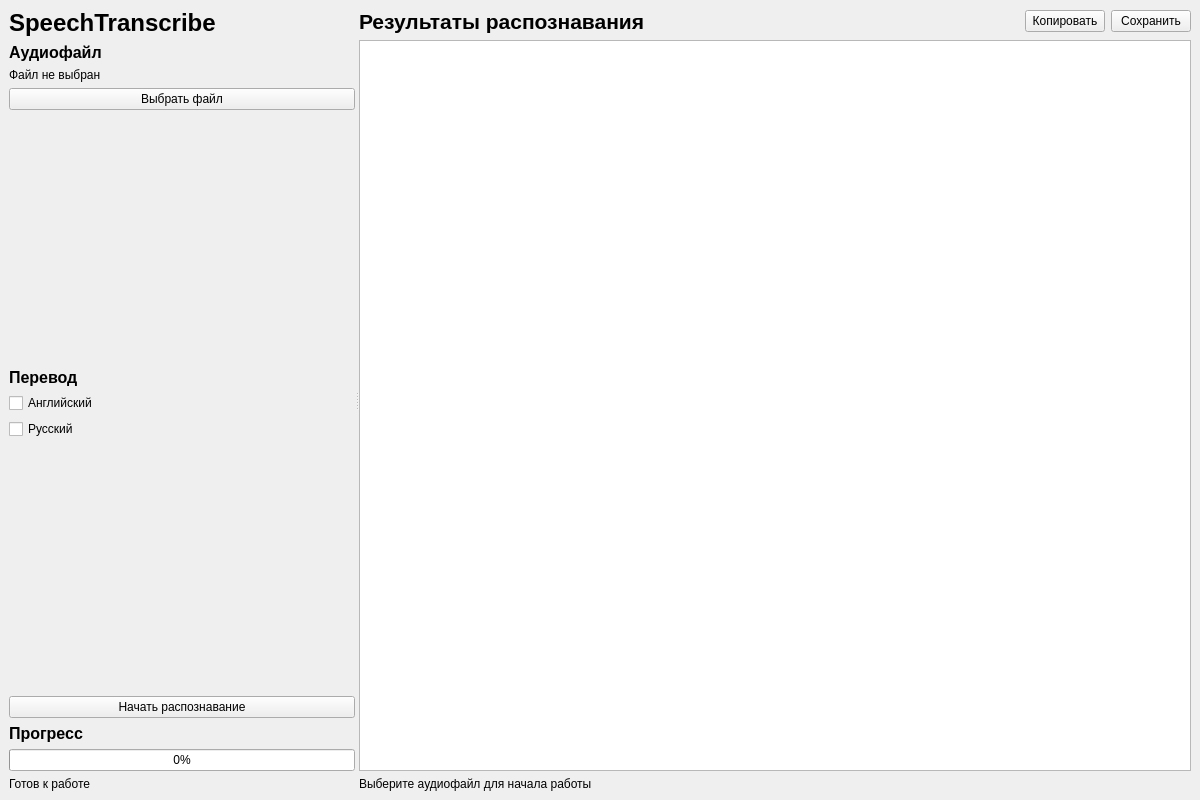
<?xml version="1.0" encoding="UTF-8"?>
<ui version="4.0">
 <class>SpeechRecognitionApp</class>
 <widget class="QMainWindow" name="SpeechRecognitionApp">
  <property name="geometry">
   <rect>
    <x>0</x>
    <y>0</y>
    <width>1200</width>
    <height>800</height>
   </rect>
  </property>
  <property name="minimumSize">
   <size>
    <width>1200</width>
    <height>800</height>
   </size>
  </property>
  <property name="windowTitle">
   <string>SpeechTranscribe</string>
  </property>
  <widget class="QWidget" name="centralwidget">
   <layout class="QHBoxLayout" name="horizontalLayout">
    <item>
     <widget class="QSplitter" name="main_splitter">
      <property name="orientation">
       <enum>Qt::Horizontal</enum>
      </property>
      <widget class="QWidget" name="left_panel">
       <property name="maximumSize">
        <size>
         <width>350</width>
         <height>16777215</height>
        </size>
       </property>
       <layout class="QVBoxLayout" name="left_layout">
        <item>
         <widget class="QLabel" name="app_title">
          <property name="font">
           <font>
            <family>Arial</family>
            <pointsize>18</pointsize>
            <bold>true</bold>
           </font>
          </property>
          <property name="text">
           <string>SpeechTranscribe</string>
          </property>
         </widget>
        </item>
        <item>
         <layout class="QVBoxLayout" name="upload_layout">
          <item>
           <widget class="QLabel" name="upload_title">
            <property name="font">
             <font>
              <family>Arial</family>
              <pointsize>12</pointsize>
              <bold>true</bold>
             </font>
            </property>
            <property name="text">
             <string>Аудиофайл</string>
            </property>
           </widget>
          </item>
          <item>
           <widget class="QLabel" name="audio_path_label">
            <property name="text">
             <string>Файл не выбран</string>
            </property>
            <property name="wordWrap">
             <bool>true</bool>
            </property>
           </widget>
          </item>
          <item>
           <widget class="QPushButton" name="select_audio_btn">
            <property name="text">
             <string>Выбрать файл</string>
            </property>
           </widget>
          </item>
         </layout>
        </item>
        <item>
         <spacer name="verticalSpacer_1">
          <property name="orientation">
           <enum>Qt::Vertical</enum>
          </property>
          <property name="sizeHint" stdset="0">
           <size>
            <width>20</width>
            <height>15</height>
           </size>
          </property>
         </spacer>
        </item>
        <item>
         <layout class="QVBoxLayout" name="settings_layout">
          <item>
           <widget class="QLabel" name="settings_title">
            <property name="font">
             <font>
              <family>Arial</family>
              <pointsize>12</pointsize>
              <bold>true</bold>
             </font>
            </property>
            <property name="text">
             <string>Перевод</string>
            </property>
           </widget>
          </item>
          <item>
           <widget class="QCheckBox" name="translate_en">
            <property name="text">
             <string>Английский</string>
            </property>
           </widget>
          </item>
          <item>
           <widget class="QCheckBox" name="translate_ru">
            <property name="text">
             <string>Русский</string>
            </property>
           </widget>
          </item>
         </layout>
        </item>
        <item>
         <spacer name="verticalSpacer_2">
          <property name="orientation">
           <enum>Qt::Vertical</enum>
          </property>
          <property name="sizeHint" stdset="0">
           <size>
            <width>20</width>
            <height>15</height>
           </size>
          </property>
         </spacer>
        </item>
        <item>
         <widget class="QPushButton" name="process_btn">
          <property name="text">
           <string>Начать распознавание</string>
          </property>
         </widget>
        </item>
        <item>
         <layout class="QVBoxLayout" name="progress_layout">
          <item>
           <widget class="QLabel" name="progress_title">
            <property name="font">
             <font>
              <family>Arial</family>
              <pointsize>12</pointsize>
              <bold>true</bold>
             </font>
            </property>
            <property name="text">
             <string>Прогресс</string>
            </property>
           </widget>
          </item>
          <item>
           <widget class="QProgressBar" name="progress_bar">
            <property name="value">
             <number>0</number>
            </property>
           </widget>
          </item>
          <item>
           <widget class="QLabel" name="progress_label">
            <property name="text">
             <string>Готов к работе</string>
            </property>
           </widget>
          </item>
         </layout>
        </item>
       </layout>
      </widget>
      <widget class="QWidget" name="right_panel">
       <layout class="QVBoxLayout" name="right_layout">
        <item>
         <layout class="QHBoxLayout" name="results_header_layout">
          <item>
           <widget class="QLabel" name="results_title">
            <property name="font">
             <font>
              <family>Arial</family>
              <pointsize>16</pointsize>
              <bold>true</bold>
             </font>
            </property>
            <property name="text">
             <string>Результаты распознавания</string>
            </property>
           </widget>
          </item>
          <item>
           <spacer name="horizontalSpacer">
            <property name="orientation">
             <enum>Qt::Horizontal</enum>
            </property>
            <property name="sizeHint" stdset="0">
             <size>
              <width>40</width>
              <height>20</height>
             </size>
            </property>
           </spacer>
          </item>
          <item>
           <layout class="QHBoxLayout" name="export_layout">
            <item>
             <widget class="QPushButton" name="copy_btn">
              <property name="text">
               <string>Копировать</string>
              </property>
             </widget>
            </item>
            <item>
             <widget class="QPushButton" name="save_btn">
              <property name="text">
               <string>Сохранить</string>
              </property>
             </widget>
            </item>
           </layout>
          </item>
         </layout>
        </item>
        <item>
         <widget class="QTextEdit" name="results_text">
          <property name="readOnly">
           <bool>true</bool>
          </property>
         </widget>
        </item>
        <item>
         <widget class="QLabel" name="status_label">
          <property name="text">
           <string>Выберите аудиофайл для начала работы</string>
          </property>
         </widget>
        </item>
       </layout>
      </widget>
     </widget>
    </item>
   </layout>
  </widget>
 </widget>
 <resources/>
 <connections/>
</ui>
